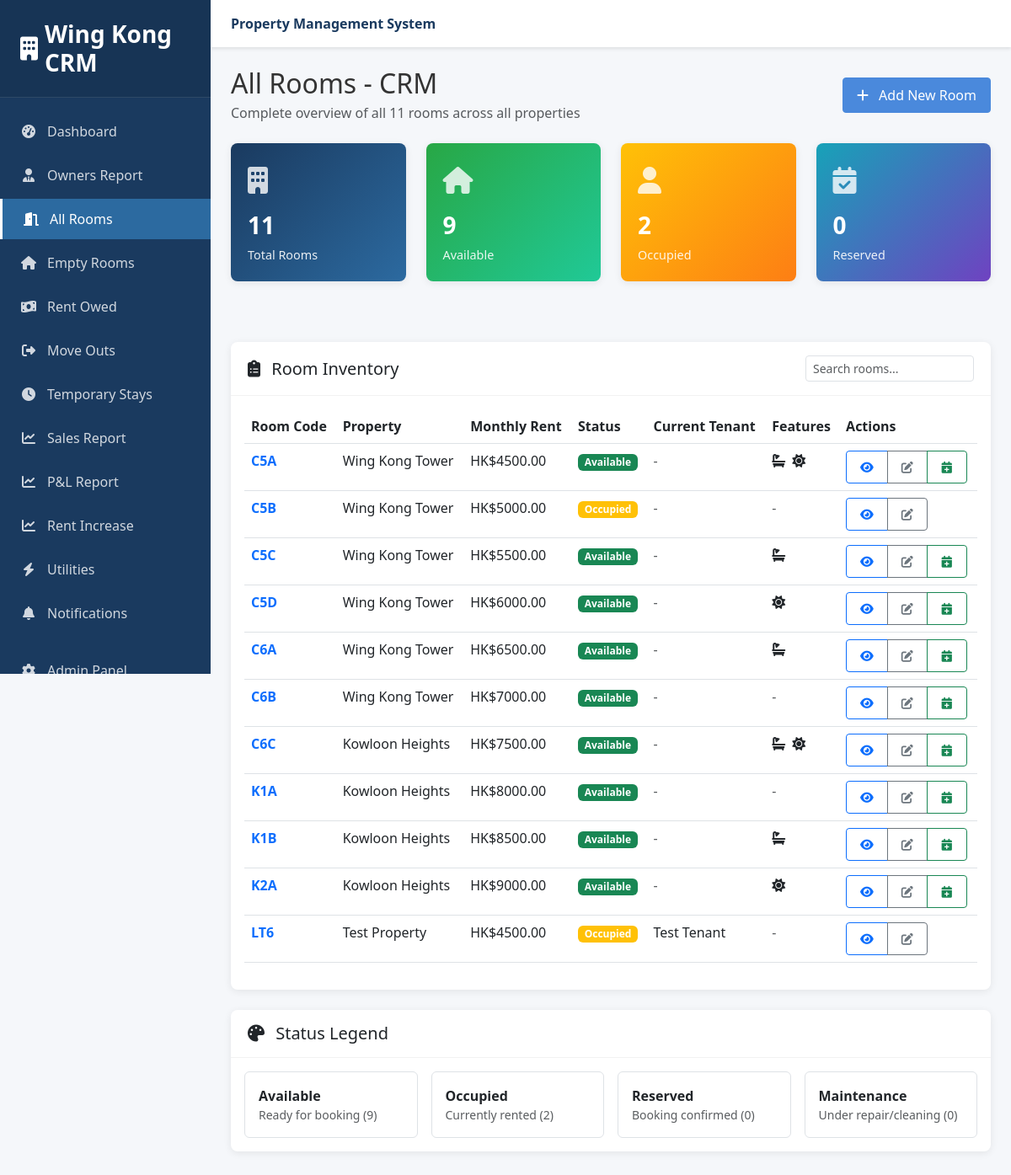
Screenshot of /crm/rooms/ (signed in) with the database file from the repository.
### properties/models.py (models this page shows, shortened)
class Room(models.Model):
    ROOM_STATUS = [
        ('available', 'Available'),  # Ready for booking
        ('reserved', 'Reserved'),  # Booking confirmed, deposit paid
        ('occupied', 'Occupied'),  # Tenant actively living there
        ('maintenance', 'Under Maintenance'),  # Being repaired/cleaned
        ('temporary', 'Temporary Stay'),  # Short-term temporary occupancy
        ('cleaning', 'Being Cleaned'),  # Between tenants, being cleaned
    ]
    property = models.ForeignKey(Property, on_delete=models.CASCADE, related_name='rooms')
    room_code = models.CharField(max_length=10, unique=True)  # c5a, c5b, etc.
    room_number = models.CharField(max_length=20)
    description = models.TextField(blank=True)
    monthly_rent = models.DecimalField(max_digits=10, decimal_places=2, validators=[MinValueValidator(Decimal('0.01'))])
    deposit_amount = models.DecimalField(max_digits=10, decimal_places=2, default=2500.00)
    status = models.CharField(max_length=20, choices=ROOM_STATUS, default='available')
    photos = models.JSONField(default=list, blank=True)
    videos = models.JSONField(default=list, blank=True)
    post_ad_price = models.DecimalField(
        max_digits=10, decimal_places=2,
        null=True, blank=True,
        help_text="Price advertised to public (for rent increase detection)"
    )
    size_sqft = models.DecimalField(max_digits=8, decimal_places=2, null=True, blank=True)
    has_private_bathroom = models.BooleanField(default=False)
    has_balcony = models.BooleanField(default=False)
    created_at = models.DateTimeField(auto_now_add=True)
    updated_at = models.DateTimeField(auto_now=True)
    class Meta:
        ordering = ['room_code']
    def get_current_booking(self):
        today = timezone.now().date()
        try:
            return self.booking_set.filter(
                status='active',
                move_in_date__lte=today,
                move_out_date__gte=today
            ).first()
        except:
            return None

class Property(models.Model):
    PROPERTY_TYPES = [
        ('apartment', 'Apartment'),
        ('building', 'Building'),
    ]
    name = models.CharField(max_length=200)
    address = models.TextField()
    property_type = models.CharField(max_length=20, choices=PROPERTY_TYPES)
    total_rooms = models.IntegerField()
    created_at = models.DateTimeField(auto_now_add=True)
    updated_at = models.DateTimeField(auto_now=True)

### bookings/models.py (models this page shows, shortened)
class Booking(models.Model):
    BOOKING_STATUS = [
        ('pending', 'Pending'),  # Booking created but not confirmed
        ('confirmed', 'Confirmed'),  # Deposit paid, room reserved
        ('active', 'Active'),  # Tenant moved in
        ('completed', 'Completed'),  # Tenant moved out successfully
        ('cancelled', 'Cancelled'),  # Booking cancelled
        ('terminated', 'Terminated'),  # Contract terminated early
    ]
    PAYMENT_STATUS = [
        ('pending', 'Pending'),
        ('deposit_paid', 'Deposit Paid'),
        ('fully_paid', 'Fully Paid'),
        ('overdue', 'Overdue'),
    ]
    tenant = models.ForeignKey(Tenant, on_delete=models.CASCADE)
    room = models.ForeignKey(Room, on_delete=models.CASCADE)
    move_in_date = models.DateField()
    move_out_date = models.DateField()
    duration_months = models.IntegerField(help_text="Duration of stay in months")
    status = models.CharField(max_length=20, choices=BOOKING_STATUS, default='pending')
    payment_status = models.CharField(max_length=20, choices=PAYMENT_STATUS, default='pending')
    monthly_rent = models.DecimalField(max_digits=10, decimal_places=2)
    deposit_paid = models.DecimalField(max_digits=10, decimal_places=2, default=0)
    total_amount_paid = models.DecimalField(max_digits=10, decimal_places=2, default=0)
    booking_date = models.DateTimeField(auto_now_add=True)
    confirmed_date = models.DateTimeField(null=True, blank=True)
    actual_move_in_date = models.DateField(null=True, blank=True)
    actual_move_out_date = models.DateField(null=True, blank=True)
    special_requests = models.TextField(blank=True)
    class Meta:
        ordering = ['-booking_date']

### tenants/models.py (models this page shows, shortened)
class Tenant(models.Model):
    GENDER_CHOICES = [
        ('male', 'Male'),
        ('female', 'Female'),
        ('other', 'Other'),
    ]
    user = models.OneToOneField(User, on_delete=models.CASCADE, null=True, blank=True)
    full_name = models.CharField(max_length=200)
    hkid_number = models.CharField(
        max_length=20,
        unique=True,
        blank=True,
        null=True,
        validators=[RegexValidator(regex='^[A-Z]{1,2}[0-9]{6}\\([0-9A]\\)$', message='Enter valid HKID format')]
    )
    passport_number = models.CharField(max_length=50, blank=True, null=True)
    nationality = models.CharField(max_length=100)
    date_of_birth = models.DateField()
    gender = models.CharField(max_length=10, choices=GENDER_CHOICES)
    phone_number = models.CharField(max_length=20)
    whatsapp_number = models.CharField(max_length=20, blank=True, null=True)
    emergency_contact_name = models.CharField(max_length=200, blank=True)
    emergency_contact_phone = models.CharField(max_length=20, blank=True)
    resume = models.FileField(upload_to='tenant_resumes/', null=True, blank=True)
    job_search_status = models.BooleanField(default=False)
    created_at = models.DateTimeField(auto_now_add=True)
    updated_at = models.DateTimeField(auto_now=True)

### properties/views.py (the view)
# urls.py: path('crm/rooms/', views.crm_room_list, name='crm_room_list'),
@staff_required
def crm_room_list(request):
    rooms = Room.objects.all().select_related('property').order_by('room_code')
    total_rooms = rooms.count()
    available_rooms = rooms.filter(status='available').count()
    occupied_rooms = rooms.filter(status='occupied').count()
    reserved_rooms = rooms.filter(status='reserved').count()
    maintenance_rooms = rooms.filter(status='maintenance').count()
    context = {
        'rooms': rooms,
        'title': 'All Rooms - CRM',
        'stats': {
            'total_rooms': total_rooms,
            'available_rooms': available_rooms,
            'occupied_rooms': occupied_rooms,
            'reserved_rooms': reserved_rooms,
            'maintenance_rooms': maintenance_rooms,
        }
    }
    return render(request, 'properties/crm_room_list.html', context)

### properties/views.py (called while the page is built)
def staff_required(view_func):
    decorated_view_func = login_required(user_passes_test(
        lambda u: u.is_staff,
        login_url='/admin/login/'
    )(view_func))
    return decorated_view_func

### templates/properties/crm_room_list.html (shortened to what this page needs)
{% extends 'reports/base.html' %}
{% block content %}
<div class="d-flex justify-content-between align-items-center mb-4">
    <div>
        <h2 class="mb-1">{{ title }}</h2>
        <p class="text-muted mb-0">Complete overview of all {{ stats.total_rooms }} rooms across all properties</p>
    </div>
    <div>
        <a href="/admin/properties/room/add/" class="btn btn-primary" target="_blank">
            <i class="fas fa-plus me-2"></i> Add New Room
        </a>
    </div>
</div>
<div class="row mb-4">
    <div class="col-xl-3 col-md-6 mb-4">
        <div class="stats-card primary">
            <div class="stats-icon">
                <i class="fas fa-building"></i>
            </div>
            <div class="stats-number">{{ stats.total_rooms }}</div>
            <div class="stats-label">Total Rooms</div>
        </div>
    </div>
    <div class="col-xl-3 col-md-6 mb-4">
        <div class="stats-card success">
            <div class="stats-icon">
                <i class="fas fa-home"></i>
            </div>
            <div class="stats-number">{{ stats.available_rooms }}</div>
            <div class="stats-label">Available</div>
        </div>
    </div>
    <div class="col-xl-3 col-md-6 mb-4">
        <div class="stats-card warning">
            <div class="stats-icon">
                <i class="fas fa-user"></i>
            </div>
            <div class="stats-number">{{ stats.occupied_rooms }}</div>
            <div class="stats-label">Occupied</div>
        </div>
    </div>
    <div class="col-xl-3 col-md-6 mb-4">
        <div class="stats-card info">
            <div class="stats-icon">
                <i class="fas fa-calendar-check"></i>
            </div>
            <div class="stats-number">{{ stats.reserved_rooms }}</div>
            <div class="stats-label">Reserved</div>
        </div>
    </div>
</div>
<div class="card">
    <div class="card-header d-flex justify-content-between align-items-center">
        <h5 class="mb-0"><i class="fas fa-clipboard-list me-2"></i> Room Inventory</h5>
        <div>
            <input type="text" class="form-control form-control-sm" placeholder="Search rooms..." style="width: 200px;">
        </div>
    </div>
    <div class="card-body">
        {% if rooms %}
        <div class="table-responsive">
            <table class="table table-hover">
                <thead>
                    <tr>
                        <th>Room Code</th>
                        <th>Property</th>
                        <th>Monthly Rent</th>
                        <th>Status</th>
                        <th>Current Tenant</th>
                        <th>Features</th>
                        <th>Actions</th>
                    </tr>
                </thead>
                <tbody>
                    {% for room in rooms %}
                    <tr>
                        <td>
                            <a href="{% url 'properties:crm_room_detail' room_code=room.room_code %}" class="text-decoration-none fw-bold">
                                {{ room.room_code|upper }}
                            </a>
                        </td>
                        <td>{{ room.property.name }}</td>
                        <td>HK${{ room.monthly_rent }}</td>
                        <td>
                            {% if room.status == 'available' %}
                                <span class="badge bg-success">Available</span>
                            {% elif room.status == 'occupied' %}
                                <span class="badge bg-warning">Occupied</span>
                            {% elif room.status == 'reserved' %}
                                <span class="badge bg-info">Reserved</span>
                            {% elif room.status == 'maintenance' %}
                                <span class="badge bg-danger">Maintenance</span>
                            {% else %}
                                <span class="badge bg-secondary">{{ room.get_status_display }}</span>
                            {% endif %}
                        </td>
                        <td>
                            {% with current_booking=room.get_current_booking %}
                                {% if current_booking %}
                                    {{ current_booking.tenant.full_name }}
                                {% else %}
                                    <span class="text-muted">-</span>
                                {% endif %}
                            {% endwith %}
                        </td>
                        <td>
                            {% if room.has_private_bathroom %}<i class="fas fa-bath me-1" title="Private Bathroom"></i>{% endif %}
                            {% if room.has_balcony %}<i class="fas fa-sun me-1" title="Balcony"></i>{% endif %}
                            {% if not room.has_private_bathroom and not room.has_balcony %}
                                <span class="text-muted">-</span>
                            {% endif %}
                        </td>
                        <td>
                            <div class="btn-group" role="group">
                                <a href="{% url 'properties:crm_room_detail' room_code=room.room_code %}"
                                   class="btn btn-sm btn-outline-primary">
                                    <i class="fas fa-eye"></i>
                                </a>
                                <a href="/admin/properties/room/{{ room.id }}/change/"
                                   class="btn btn-sm btn-outline-secondary" target="_blank">
                                    <i class="fas fa-edit"></i>
                                </a>
                                {% if room.status == 'available' %}
                                <a href="/admin/bookings/booking/add/?room={{ room.id }}"
                                   class="btn btn-sm btn-outline-success" target="_blank">
                                    <i class="fas fa-calendar-plus"></i>
                                </a>
                                {% endif %}
                            </div>
                        </td>
                    </tr>
                    {% endfor %}
                </tbody>
            </table>
        </div>
        {% endif %}
    </div>
</div>
<div class="card">
    <div class="card-header">
        <h5 class="mb-0"><i class="fas fa-palette me-2"></i> Status Legend</h5>
    </div>
    <div class="card-body">
        <div class="row g-3">
            <div class="col-md-3 col-sm-6">
                <div class="d-flex align-items-center p-3 border rounded">
                    <div>
                        <strong>Available</strong>
                        <div class="text-muted small">Ready for booking ({{ stats.available_rooms }})</div>
                    </div>
                </div>
            </div>
            <div class="col-md-3 col-sm-6">
                <div class="d-flex align-items-center p-3 border rounded">
                    <div>
                        <strong>Occupied</strong>
                        <div class="text-muted small">Currently rented ({{ stats.occupied_rooms }})</div>
                    </div>
                </div>
            </div>
            <div class="col-md-3 col-sm-6">
                <div class="d-flex align-items-center p-3 border rounded">
                    <div>
                        <strong>Reserved</strong>
                        <div class="text-muted small">Booking confirmed ({{ stats.reserved_rooms }})</div>
                    </div>
                </div>
            </div>
            <div class="col-md-3 col-sm-6">
                <div class="d-flex align-items-center p-3 border rounded">
                    <div>
                        <strong>Maintenance</strong>
                        <div class="text-muted small">Under repair/cleaning ({{ stats.maintenance_rooms }})</div>
                    </div>
                </div>
            </div>
        </div>
    </div>
</div>
{% endblock %}

### templates/reports/base.html (style rules this page uses)
:root { --primary-color: #1a3a5f; --secondary-color: #2c6aa0; --accent-color: #4a89dc; --success-color: #28a745; --info-color: #17a2b8; --warning-color: #ffc107; --danger-color: #dc3545; --light-color: #f8f9fa; --dark-color: #343a40; --sidebar-width: 250px; }
* { margin: 0; padding: 0; box-sizing: border-box; }
body { font-family: 'Segoe UI', Tahoma, Geneva, Verdana, sans-serif; background-color: #f5f7fa; color: #333; }
.card { border: none; border-radius: 8px; box-shadow: 0 2px 10px rgba(0,0,0,0.08); margin-bottom: 1.5rem; transition: all 0.3s; }
.card-header { background-color: transparent; border-bottom: 1px solid rgba(0,0,0,0.05); padding: 1rem 1.25rem; font-weight: 600; }
.stats-card { border-radius: 8px; padding: 1.25rem; margin-bottom: 1.5rem; box-shadow: 0 2px 10px rgba(0,0,0,0.08); transition: all 0.3s; position: relative; overflow: hidden; }
.stats-card.primary { background: linear-gradient(135deg, #1a3a5f, #2c6aa0); color: white; }
.stats-card.success { background: linear-gradient(135deg, #28a745, #20c997); color: white; }
.stats-card.warning { background: linear-gradient(135deg, #ffc107, #fd7e14); color: white; }
.stats-card.info { background: linear-gradient(135deg, #17a2b8, #6f42c1); color: white; }
.stats-icon { font-size: 2rem; opacity: 0.8; margin-bottom: 0.5rem; }
.stats-number { font-size: 1.75rem; font-weight: 700; margin-bottom: 0.25rem; }
.stats-label { font-size: 0.9rem; opacity: 0.9; }
.btn { border-radius: 4px; padding: 0.5rem 1rem; font-weight: 500; transition: all 0.3s; }
.btn-primary { background-color: var(--accent-color); border-color: var(--accent-color); }

### rows the page displays
Room: room_code "C5A", property.name "Wing Kong Tower", monthly_rent "4500.00", status "Available", has_private_bathroom True (drawn), has_balcony True (drawn)
Room: room_code "C5B", property.name "Wing Kong Tower", monthly_rent "5000.00", status "Occupied"
Room: room_code "C5C", property.name "Wing Kong Tower", monthly_rent "5500.00", status "Available", has_private_bathroom True (drawn)
Room: room_code "C5D", property.name "Wing Kong Tower", monthly_rent "6000.00", status "Available", has_balcony True (drawn)
Room: room_code "C6A", property.name "Wing Kong Tower", monthly_rent "6500.00", status "Available", has_private_bathroom True (drawn)
Room: room_code "C6B", property.name "Wing Kong Tower", monthly_rent "7000.00", status "Available"
Room: room_code "C6C", property.name "Kowloon Heights", monthly_rent "7500.00", status "Available", has_private_bathroom True (drawn), has_balcony True (drawn)
Room: room_code "K1A", property.name "Kowloon Heights", monthly_rent "8000.00", status "Available"
Room: room_code "K1B", property.name "Kowloon Heights", monthly_rent "8500.00", status "Available", has_private_bathroom True (drawn)
Room: room_code "K2A", property.name "Kowloon Heights", monthly_rent "9000.00", status "Available", has_balcony True (drawn)
Room: room_code "LT6", property.name "Test Property", monthly_rent "4500.00", status "Occupied", get_current_booking.tenant.full_name "Test Tenant"

### other values shown
{{ title }} "All Rooms - CRM"
{{ stats.total_rooms }} "11"
{{ stats.available_rooms }} "9"
{{ stats.occupied_rooms }} "2"
{{ stats.reserved_rooms }} "0"
{{ stats.maintenance_rooms }} "0"
